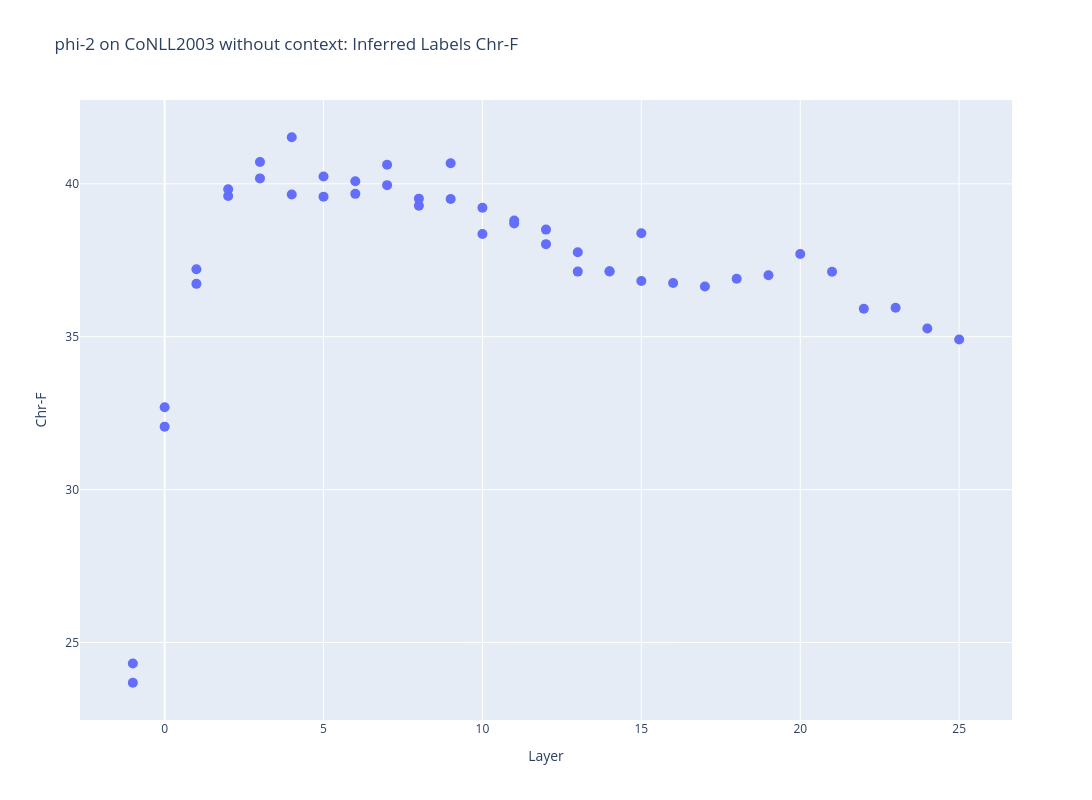

The code cell stored with this chart in its notebook:
### Code cell
def plot_all_interactive(
        metric: str,
        filtered_results: pd.DataFrame,
        ):
    layers = []
    accs = []
    hover_texts = []
    y = []
    for ind, data in filtered_results.iterrows():
        layers.append(data["layer"])
        try:
            acc = max([log["test accuracy"] for log in data["history"]])
        except:
            acc = np.nan
        m = data["Eval"][metric]
        y.append(m)
        accs.append(acc)
        t = data["date"]
        date_hr = time.strftime('%b %d %Hh%M', time.localtime(t))
        hover_text = f"run {data['run']} | Layer: {data['layer']} | acc: {acc:.3f}<br>epochs: {data['epochs']}, LR: {data['lr']}, b_size: {data['batch_size']}<br>{metric}: {data['Eval'][metric]:.2f}<br>{data['extraction_method']} | {date_hr}"  # Adjust as needed
        hover_texts.append(hover_text)

    # Create a scatter plot
    fig = go.Figure(data=go.Scatter(
        x=layers,
        # y=accs,
        y=y,
        mode='markers',
        marker=dict(size=10),
        text=hover_texts,  # Hover text
        hoverinfo='text'
            ),
        )

    # Add titles and labels
    fig.update_layout(
        title=f"{model_name.split('/')[-1]} on {dataset_name} with{'' if with_context else 'out'} context: Inferred Labels {metric}",
        xaxis_title="Layer",
        yaxis_title=metric,
        legend_title="Legend",
        hovermode="closest",
        width=1500,
        height=800,
    )
    fig.show()


metric = "Partial Match"
metric = "Exact Match"
metric = "Chr-F"

plot_all_interactive(metric, filtered_results)

### Figure 1 — Plotly figure (JSON) as saved in the notebook; plotly's stock layout.template omitted (floating-point values rounded to 4 significant figures)
{"data": [{"hoverinfo": "text", "marker": {"size": 10}, "mode": "markers", "text": ["run 0.0 | Layer: 21 | acc: 0.750<br>epochs: 10, LR: 0.04, b_size: 30<br>Chr-F: 37.13<br>random_sample | Nov 25 15h06", "run 0.0 | Layer: 18 | acc: 0.744<br>epochs: 10, LR: 0.04, b_size: 30<br>Chr-F: 36.90<br>random_sample | Nov 25 17h31", "run 0.0 | Layer: 23 | acc: 0.740<br>epochs: 10, LR: 0.04, b_size: 30<br>Chr-F: 35.95<br>random_sample | Nov 25 17h56", "run 0.0 | Layer: 17 | acc: 0.746<br>epochs: 10, LR: 0.04, b_size: 30<br>Chr-F: 36.64<br>random_sample | Nov 25 17h12", "run 0.0 | Layer: 25 | acc: 0.742<br>epochs: 10, LR: 0.04, b_size: 30<br>Chr-F: 34.91<br>random_sample | Nov 25 17h54", "run 0.0 | Layer: 24 | acc: 0.736<br>epochs: 10, LR: 0.04, b_size: 30<br>Chr-F: 35.27<br>random_sample | Nov 25 17h30", "run 0.0 | Layer: 22 | acc: 0.742<br>epochs: 10, LR: 0.04, b_size: 30<br>Chr-F: 35.91<br>random_sample | Nov 25 17h44", "run 0.0 | Layer: 16 | acc: 0.748<br>epochs: 10, LR: 0.04, b_size: 30<br>Chr-F: 36.76<br>random_sample | Nov 25 17h23", "run 0.0 | Layer: 20 | acc: 0.747<br>epochs: 10, LR: 0.04, b_size: 30<br>Chr-F: 37.71<br>random_sample | Nov 25 15h05", "run 0.0 | Layer: 15 | acc: 0.752<br>epochs: 10, LR: 0.04, b_size: 30<br>Chr-F: 36.82<br>random_sample | Nov 25 17h21", "run 0.0 | Layer: 19 | acc: 0.745<br>epochs: 10, LR: 0.04, b_size: 30<br>Chr-F: 37.01<br>random_sample | Nov 25 17h32", "run 0.0 | Layer: 2 | acc: 0.756<br>epochs: 20, LR: 0.04, b_size: 30<br>Chr-F: 39.60<br>random_sample | Nov 26 01h32", "run 0.0 | Layer: 6 | acc: 0.761<br>epochs: 20, LR: 0.04, b_size: 30<br>Chr-F: 40.08<br>random_sample | Nov 26 02h10", "run 0.0 | Layer: 13 | acc: 0.748<br>epochs: 20, LR: 0.04, b_size: 30<br>Chr-F: 37.76<br>random_sample | Nov 26 02h45", "run 0.0 | Layer: 0 | acc: 0.727<br>epochs: 20, LR: 0.04, b_size: 30<br>Chr-F: 32.06<br>random_sample | Nov 26 01h31", "run 0.0 | Layer: 11 | acc: 0.748<br>epochs: 20, LR: 0.04, b_size: 30<br>Chr-F: 38.80<br>random_sample | Nov 26 02h17", "run 0.0 | Layer: 5 | acc: 0.763<br>epochs: 20, LR: 0.04, b_size: 30<br>Chr-F: 39.58<br>random_sample | Nov 26 02h08", "run 0.0 | Layer: 9 | acc: 0.747<br>epochs: 20, LR: 0.04, b_size: 30<br>Chr-F: 39.50<br>random_sample | Nov 26 02h18", "run 0.0 | Layer: 7 | acc: 0.750<br>epochs: 20, LR: 0.04, b_size: 30<br>Chr-F: 39.96<br>random_sample | Nov 26 02h10", "run 0.0 | Layer: 3 | acc: 0.759<br>epochs: 20, LR: 0.04, b_size: 30<br>Chr-F: 40.72<br>random_sample | Nov 26 01h33", "run 0.0 | Layer: 12 | acc: 0.750<br>epochs: 20, LR: 0.04, b_size: 30<br>Chr-F: 38.03<br>random_sample | Nov 26 02h48", "run 0.0 | Layer: 8 | acc: 0.748<br>epochs: 20, LR: 0.04, b_size: 30<br>Chr-F: 39.28<br>random_sample | Nov 26 02h18", "run 0.0 | Layer: 10 | acc: 0.748<br>epochs: 20, LR: 0.04, b_size: 30<br>Chr-F: 39.22<br>random_sample | Nov 26 02h28", "run 0.0 | Layer: 4 | acc: 0.758<br>epochs: 20, LR: 0.04, b_size: 30<br>Chr-F: 41.52<br>random_sample | Nov 26 01h48", "run 0.0 | Layer: 14 | acc: 0.747<br>epochs: 20, LR: 0.04, b_size: 30<br>Chr-F: 37.13<br>random_sample | Nov 26 02h47", "run 0.0 | Layer: -1 | acc: 0.686<br>epochs: 20, LR: 0.04, b_size: 30<br>Chr-F: 23.68<br>random_sample | Nov 26 01h32", "run 0.0 | Layer: 1 | acc: 0.750<br>epochs: 20, LR: 0.04, b_size: 30<br>Chr-F: 36.73<br>random_sample | Nov 26 01h32", "run 0.0 | Layer: 15 | acc: 0.751<br>epochs: 20, LR: 0.04, b_size: 30<br>Chr-F: 38.38<br>random_sample | Nov 26 02h45", "run 0.0 | Layer: 4 | acc: 0.752<br>epochs: 10, LR: 0.04, b_size: 30<br>Chr-F: 39.65<br>random_sample | Feb 03 13h08", "run 0.0 | Layer: 2 | acc: 0.751<br>epochs: 10, LR: 0.04, b_size: 30<br>Chr-F: 39.82<br>random_sample | Feb 03 13h04", "run 0.0 | Layer: -1 | acc: 0.690<br>epochs: 10, LR: 0.04, b_size: 30<br>Chr-F: 24.31<br>random_sample | Feb 03 13h13", "run 0.0 | Layer: 9 | acc: 0.756<br>epochs: 10, LR: 0.04, b_size: 30<br>Chr-F: 40.67<br>random_sample | Feb 03 13h04", "run 0.0 | Layer: 0 | acc: 0.727<br>epochs: 10, LR: 0.04, b_size: 30<br>Chr-F: 32.69<br>random_sample | Feb 03 13h06", "run 0.0 | Layer: 5 | acc: 0.755<br>epochs: 10, LR: 0.04, b_size: 30<br>Chr-F: 40.24<br>random_sample | Feb 03 13h08", "run 0.0 | Layer: 3 | acc: 0.763<br>epochs: 10, LR: 0.04, b_size: 30<br>Chr-F: 40.18<br>random_sample | Feb 03 13h04", "run 0.0 | Layer: 11 | acc: 0.742<br>epochs: 10, LR: 0.04, b_size: 30<br>Chr-F: 38.71<br>random_sample | Feb 03 13h12", "run 0.0 | Layer: 7 | acc: 0.762<br>epochs: 10, LR: 0.04, b_size: 30<br>Chr-F: 40.62<br>random_sample | Feb 03 13h04", "run 0.0 | Layer: 8 | acc: 0.752<br>epochs: 10, LR: 0.04, b_size: 30<br>Chr-F: 39.52<br>random_sample | Feb 03 13h05", "run 0.0 | Layer: 6 | acc: 0.760<br>epochs: 10, LR: 0.04, b_size: 30<br>Chr-F: 39.67<br>random_sample | Feb 03 13h09", "run 0.0 | Layer: 10 | acc: 0.752<br>epochs: 10, LR: 0.04, b_size: 30<br>Chr-F: 38.36<br>random_sample | Feb 03 13h09", "run 0.0 | Layer: 14 | acc: 0.751<br>epochs: 10, LR: 0.04, b_size: 30<br>Chr-F: 37.14<br>random_sample | Feb 03 13h13", "run 0.0 | Layer: 12 | acc: 0.749<br>epochs: 10, LR: 0.04, b_size: 30<br>Chr-F: 38.50<br>random_sample | Feb 03 13h06", "run 0.0 | Layer: 13 | acc: 0.749<br>epochs: 10, LR: 0.04, b_size: 30<br>Chr-F: 37.13<br>random_sample | Feb 03 13h05", "run 0.0 | Layer: 1 | acc: 0.744<br>epochs: 10, LR: 0.04, b_size: 30<br>Chr-F: 37.21<br>random_sample | Feb 03 13h06"], "type": "scatter", "x": [21, 18, 23, 17, 25, 24, 22, 16, 20, 15, 19, 2, 6, 13, 0, 11, 5, 9, 7, 3, 12, 8, 10, 4, 14, -1, 1, 15, 4, 2, -1, 9, 0, 5, 3, 11, 7, 8, 6, 10, 14, 12, 13, 1], "y": [37.13, 36.9, 35.95, 36.64, 34.91, 35.27, 35.91, 36.76, 37.71, 36.82, 37.01, 39.6, 40.08, 37.76, 32.06, 38.8, 39.58, 39.5, 39.96, 40.72, 38.03, 39.28, 39.22, 41.52, 37.13, 23.68, 36.73, 38.38, 39.65, 39.82, 24.31, 40.67, 32.69, 40.24, 40.18, 38.71, 40.62, 39.52, 39.67, 38.36, 37.14, 38.5, 37.13, 37.21]}], "layout": {"height": 800, "hovermode": "closest", "legend": {"title": {"text": "Legend"}}, "title": {"text": "phi-2 on CoNLL2003 without context: Inferred Labels Chr-F"}, "width": 1500, "xaxis": {"title": {"text": "Layer"}}, "yaxis": {"title": {"text": "Chr-F"}}}}
